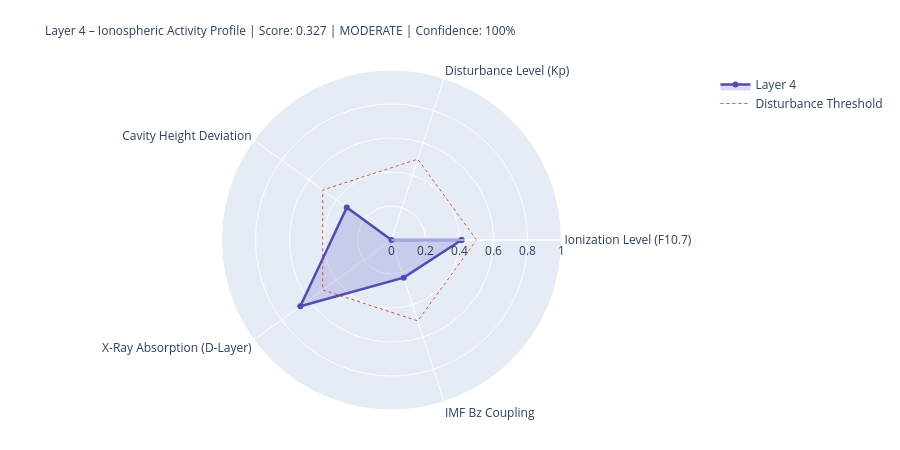

The notebook cell saved with this chart:
### Markdown cell above
---
## 4. State Assessment & Handoff to Layer 5

### Code cell
# ============================================================
# LAYER-4-SCORE
# ============================================================

COMPONENTS = {
    'Ionization Level (F10.7)':    {'score': ioniz,       'source': 'primary' if f107_now else 'from_layer0', 'dynamic': True},
    'Disturbance Level (Kp)':          {'score': disturb,     'source': 'primary' if kp_now   else 'from_layer0', 'dynamic': True},
    'Cavity Height Deviation':    {'score': h_dev,       'source': 'derived',                                'dynamic': True},
    'X-Ray Absorption (D-Layer)':{'score': xray_ioniz,  'source': 'primary' if xray_now else 'missing',     'dynamic': True},
    'IMF Bz Coupling':             {'score': bz_coupling, 'source': 'primary' if bz_now   else 'from_layer0', 'dynamic': True},
}

available    = {k: v['score'] for k, v in COMPONENTS.items() if v['score'] is not None}
unavailable  = [k for k, v in COMPONENTS.items() if v['score'] is None]
layer4_score = round(sum(available.values()) / len(available), 4) if available else None
confidence   = round(len(available) / len(COMPONENTS), 2)
level = ('unknown' if layer4_score is None
         else 'quiet'   if layer4_score < 0.3
         else 'moderate' if layer4_score < 0.6
         else 'active')
dominant_l4 = max(available, key=available.get) if available else 'none'

# Resonance delta for Schumann SR-1
sr1_ref = schumann_freq(1, 80.0)
sr1_now = schumann_freq(1, h_eff)
sr1_delta_mhz = (sr1_now - sr1_ref) * 1000

# Propagation conditions
prop_cond = ('disturbed'   if kp_val > 4
             else 'unsettled' if kp_val > 2
             else 'normal')
if xray_class in ['X', 'M']:
    prop_cond = 'Radio-Blackout moeglich'

W = 68
print('=' * W)
print('LAYER 4 – IONOSPHERE – STATE ASSESSMENT')
print('=' * W)
for name, comp in COMPONENTS.items():
    s = comp['score']
    if s is not None:
        bar = '█' * int(s * 20) + '░' * (20 - int(s * 20))
        print(f'  {name:<36} {bar}  {s:.3f}  [{comp["source"]}]')
    else:
        print(f'  {name:<36} {"─" * 20}  n/a   [missing]')
print('-' * W)
print(f'  Score:          {layer4_score:.3f}  ({len(available)}/{len(COMPONENTS)} components)')
print(f'  Confidence:     {confidence:.0%}')
print(f'  Level:          {level.upper()}')
print(f'  Dominant:       {dominant_l4}')
print(f'  Cavity height:  {h_eff:.1f} km  (Ref: 80.0 km)')
print(f'  SR-1:           {sr1_now:.3f} Hz  (Δ {sr1_delta_mhz:+.1f} mHz vs. ref)')
print(f'  Propagation:    {prop_cond}')
print(f'  X-Ray:          {xray_class}-class  ({xray_now:.2e} W/m²)' if xray_now else '  X-Ray:          n/a')
print('=' * W)

# Radar
cats   = list(available.keys())
vals_r = list(available.values())
if len(cats) >= 3:
    fig = go.Figure()
    fig.add_trace(go.Scatterpolar(
        r=vals_r + [vals_r[0]], theta=cats + [cats[0]],
        fill='toself', fillcolor='rgba(83,74,183,0.20)',
        line=dict(color='#534AB7', width=2.5), name='Layer 4'
    ))
    fig.add_trace(go.Scatterpolar(
        r=[0.5] * (len(cats)+1), theta=cats + [cats[0]],
        line=dict(color='#E24B4A', dash='dot', width=1),
        mode='lines', name='Disturbance Threshold'
    ))
    fig.update_layout(
        title=dict(
            text=f'Layer 4 – Ionospheric Activity Profile | Score: {layer4_score:.3f} | {level.upper()} | Confidence: {confidence:.0%}',
            font=dict(size=12)
        ),
        polar=dict(radialaxis=dict(visible=True, range=[0, 1])),
        height=450, showlegend=True,
        margin=dict(l=80, r=80, t=70, b=40)
    )
    fig.show()

### Figure 1 — Plotly figure (JSON) as saved in the notebook; plotly's stock layout.template omitted (floating-point values rounded to 4 significant figures)
{"data": [{"fill": "toself", "fillcolor": "rgba(83,74,183,0.20)", "line": {"color": "#534AB7", "width": 2.5}, "name": "Layer 4", "r": [0.412, 0.0, 0.325, 0.663, 0.233, 0.412], "theta": ["Ionization Level (F10.7)", "Disturbance Level (Kp)", "Cavity Height Deviation", "X-Ray Absorption (D-Layer)", "IMF Bz Coupling", "Ionization Level (F10.7)"], "type": "scatterpolar"}, {"line": {"color": "#E24B4A", "dash": "dot", "width": 1}, "mode": "lines", "name": "Disturbance Threshold", "r": [0.5, 0.5, 0.5, 0.5, 0.5, 0.5], "theta": ["Ionization Level (F10.7)", "Disturbance Level (Kp)", "Cavity Height Deviation", "X-Ray Absorption (D-Layer)", "IMF Bz Coupling", "Ionization Level (F10.7)"], "type": "scatterpolar"}], "layout": {"height": 450, "margin": {"b": 40, "l": 80, "r": 80, "t": 70}, "polar": {"radialaxis": {"range": [0, 1], "visible": true}}, "showlegend": true, "title": {"font": {"size": 12}, "text": "Layer 4 – Ionospheric Activity Profile | Score: 0.327 | MODERATE | Confidence: 100%"}}}
